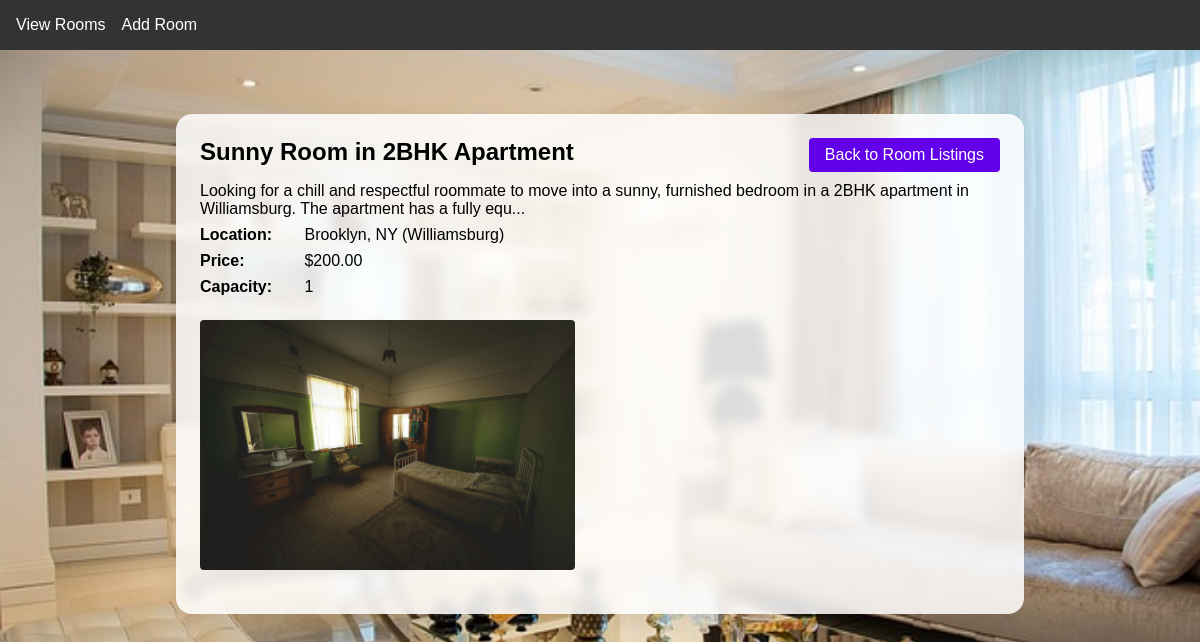
Page /rooms/14/ (signed in) on the committed database.
### rooms/models.py (models this page shows, shortened)
class Room(models.Model):
    ROOM_CATEGORIES = [
        ("Single", "Single Room"),
        ("Double", "Double Room"),
        ("Shared", "Shared Room"),
    ]
    title = models.CharField(max_length=255)
    description = models.TextField()
    location = models.CharField(max_length=255)
    price = models.DecimalField(max_digits=10, decimal_places=2)
    capacity = models.IntegerField()
    provider = models.ForeignKey(settings.AUTH_USER_MODEL, on_delete=models.CASCADE)
    image = models.ImageField(upload_to="room_images/", blank=True, null=True)  # Optional
    capacity = models.IntegerField(default=1)  # New field: Max occupants
    category = models.CharField(max_length=10, choices=ROOM_CATEGORIES, default="Single")  # Room type
    is_available = models.BooleanField(default=True)  # New field: Availability status
    created_at = models.DateTimeField(auto_now_add=True)

### rooms/views.py (the view)
# urls.py: path('<int:pk>/', room_detail, name='room_detail'),
def room_detail(request, pk):
    room = get_object_or_404(Room, pk=pk)
    return render(request, "rooms/room_details.html", {"room": room})

### rooms/templates/rooms/room_details.html (shortened to what this page needs)
{% extends 'base.html' %}
{% block content %}
<div class="room-detail-container">
  <a href="{% url 'room_list' %}" class="back-btn">Back to Room Listings</a>
  <h1>{{ room.title }}</h1>
  <p>{{ room.description|slice:":150" }}...</p>
  <p><strong style="min-width: 100px; display: inline-block;">Location:</strong> {{ room.location }}</p>
  <p><strong style="min-width: 100px; display: inline-block;">Price:</strong> ${{ room.price }}</p>
  <p><strong style="min-width: 100px; display: inline-block;">Capacity:</strong> {{ room.capacity }}</p>
  {% if room.image %}
    <img src="{{ room.image.url }}" alt="Room Image">
  {% else %}
    <p>No image available</p>
  {% endif %}
</div>
{% endblock %}

### core/templates/base.html (shortened to what this page needs)
{% load static %}
<!DOCTYPE html>
<html lang="en">
<head>
</head>
<body style="margin: 0; font-family: Arial, sans-serif; background-color: #f5f5f5;">
    {% if request.resolver_match.url_name != 'home' and request.resolver_match.url_name != 'login' and request.resolver_match.url_name != 'signup' %}
    <nav style="background-color: #333; padding: 1rem; display: flex; gap: 1rem;">
        <a href="{% url 'room_list' %}" style="color: white; text-decoration: none;">View Rooms</a>
        {% if user.is_authenticated and user.role == 'room_provider' %}
        <a href="{% url 'room_create' %}" style="color: white; text-decoration: none;">Add Room</a>
        {% endif %}
    </nav>
    {% endif %}
    <div class="container" style="max-width: 1200px; margin: 0 auto; padding: 1rem;">
        {% block content %}{% endblock %}
    </div>
</body>
</html>

### rooms/templates/rooms/room_details.html (style rules this page uses)
body { background: url('/static/images/mates5.jpg') no-repeat center center fixed; background-size: cover; }
.room-detail-container { max-width: 800px; margin: 3rem auto; background: rgba(255, 255, 255, 0.85); padding: 1.5rem; border-radius: 16px; box-shadow: 0 8px 24px rgba(0, 0, 0, 0.1); backdrop-filter: blur(6px); -webkit-backdrop-filter: blur(6px); position: relative; }
.room-detail-container h1 { margin-top: 0; font-size: 1.5rem; }
.room-detail-container p { margin: 0.5rem 0; font-size: 1rem; }
.room-detail-container img { max-width: 100%; height: 250px; object-fit: cover; border-radius: 4px; margin: 1rem 0; }
.room-detail-container button, .room-detail-container a { display: inline-block; padding: 0.5rem 1rem; border-radius: 4px; text-decoration: none; }
.room-detail-container .back-btn { background-color: #6200ea; color: white; position: absolute; top: 1.5rem; right: 1.5rem; }

### rows in the picture
Room: title "Sunny Room in 2BHK Apartment", description "Looking for a chill and respectful roommate to move into a sunny, furnished bedroom in a 2BHK apartment in Williamsburg. The apartment has a fully equ", location "Brooklyn, NY (Williamsburg)", price "200.00", capacity "1", image (picture)
